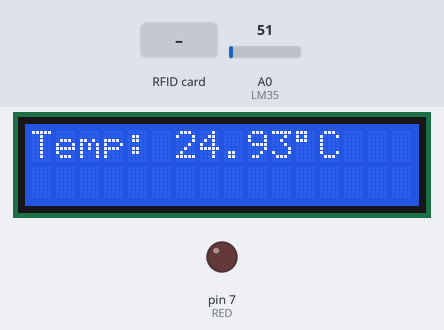
The sketch below on a simulated Arduino Uno, built with avr-gcc and run on an emulated ATmega328P. On the bench: 16×2 character LCD, output pins drawn as LEDs (lit = HIGH). Dashed ring = blinking. Inputs (shaded band) come from the test bench; at power-on: A0 (LM35) = 51. Pins used as bus, display or sensor lines are not drawn; what the sketch prints to the serial monitor is not drawn.

Above: at 1.3 s.
1.4 s: RFID card 5E 7A 19 C4 held to the reader
At 6.25 s:
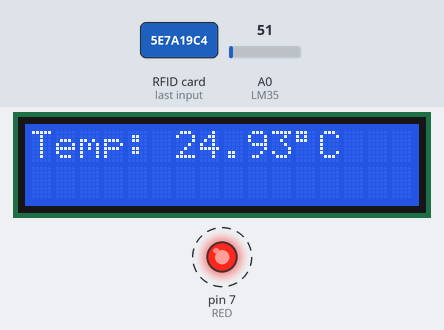
8.8 s: A0 (LM35) set to 61
At 12.4 s:
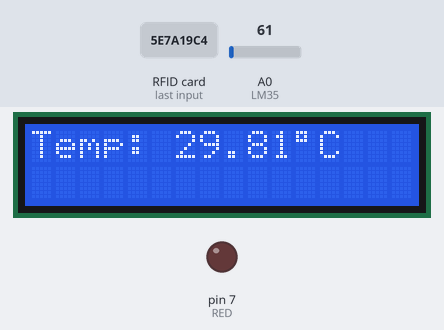
12.7 s: A0 (LM35) set to 71
At 15.1 s:
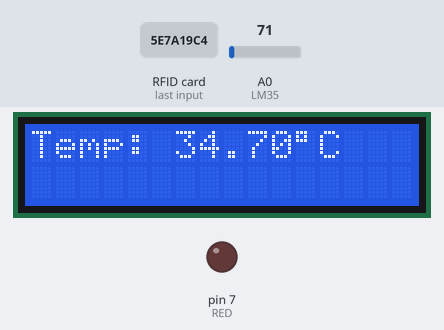
16.6 s: RFID card 05 8F 6E 1A 0D F2 00 held to the reader
At 21.7 s:
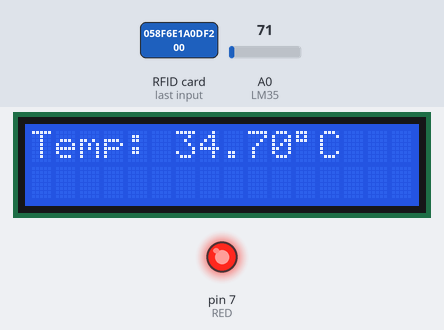
24.4 s: A0 (LM35) set to 76
At 27.3 s:
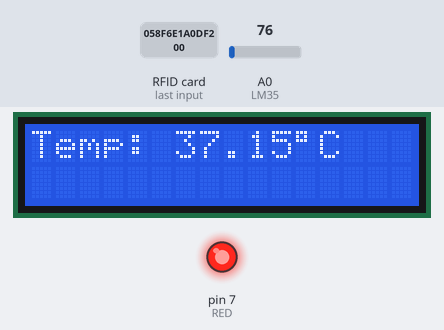
Timing chart, 0 to 28.8 s (numbered marks = the images above; inputs shaded):
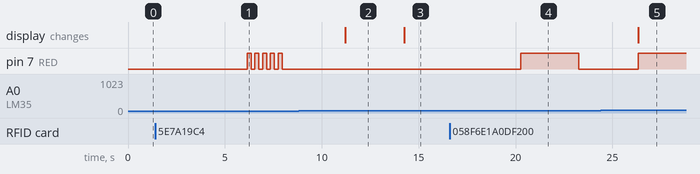

The sketch:

SUHU_LCD.ino
```cpp
#include <SPI.h>
#include <MFRC522.h>
#include <LiquidCrystal_I2C.h>
LiquidCrystal_I2C lcd(0x27, 16, 2);  // Ganti 0x3F ke 0x27 kalau LCD tidak muncul

#define SS_PIN 10
#define RST_PIN 9
#define LM35 A0          // Pin untuk sensor suhu LM35
#define RED 7            // LED merah
#define GREEN 6          // LED hijau (Anda bisa menambahkan ini ke hardware)
int powerPin = 3;        // Pin power
int sda = A4;
int scl = A5;            // untuk pengganti VCC/5vOLT

float lm_value;          // Variabel untuk membaca nilai dari LM35
float tempc;             // Variabel untuk menyimpan suhu dalam derajat Celsius

MFRC522 mfrc522(SS_PIN, RST_PIN);   // Membuat instance untuk MFRC522

void setup() {
  pinMode(RED, OUTPUT);   // Set LED merah sebagai output
  pinMode(powerPin, OUTPUT);
  digitalWrite(powerPin, LOW);

  lcd.init();
  lcd.backlight();
  Serial.begin(9600);     // Memulai komunikasi serial
  SPI.begin();            // Memulai SPI bus
  mfrc522.PCD_Init();     // Memulai MFRC522

  Serial.println("Approximate your card to the reader...");
  Serial.println();

}

void loop() {
  readTemperature();      // Memanggil fungsi untuk membaca suhu dari LM35

  // Look for new cards
  if (!mfrc522.PICC_IsNewCardPresent()) {
    return;
  }

  // Select one of the cards
  if (!mfrc522.PICC_ReadCardSerial()) {
    return;
  }
   readTemperature();      // Memanggil fungsi untuk membaca suhu dari LM35

  // Show UID on serial monitor
  Serial.print("UID tag :");
  String content = "";
  byte letter;
  for (byte i = 0; i < mfrc522.uid.size; i++) {
    Serial.print(mfrc522.uid.uidByte[i] < 0x10 ? " 0" : " ");
    Serial.print(mfrc522.uid.uidByte[i], HEX);
    content.concat(String(mfrc522.uid.uidByte[i] < 0x10 ? " 0" : " "));
    content.concat(String(mfrc522.uid.uidByte[i], HEX));
  }
  Serial.println();
  Serial.print("Message : ");
  content.toUpperCase();

  if (content.substring(1) == "05 8F 6E 1A 0D F2 00") {  // UID kartu yang diizinkan
    Serial.println("Allow");
    digitalWrite(7, HIGH);
    delay(3000);
    digitalWrite(7, LOW);
  } else {
    Serial.println("Deny");
    blinkLED(7);           // Memanggil fungsi untuk memberi sinyal deny
  }
}

// Fungsi untuk membaca suhu dari LM35 dan mengatur kondisi LED
void readTemperature() {
  lm_value = analogRead(LM35);     // Membaca nilai analog dari LM35
  tempc = (lm_value * 500.0) / 1023.0;  // Menghitung suhu dalam Celsius

  Serial.print("Temperature: ");
  Serial.println(tempc);           // Menampilkan suhu di serial monitor

  // Menampilkan suhu pada LCD
  lcd.clear();
  lcd.setCursor(0, 0);
  lcd.print("Temp: ");
  lcd.print(tempc);
  lcd.print((char)223);            // Menampilkan simbol derajat (°)
  lcd.print("C");

  // Kondisi berdasarkan suhu
  if (tempc > 35) {
    digitalWrite(RED, HIGH);      // Nyalakan LED merah jika suhu > 35°C
    digitalWrite(GREEN, LOW);     // Matikan LED hijau
  } else {
    digitalWrite(GREEN, HIGH);    // Nyalakan LED hijau jika suhu <= 35°C
    digitalWrite(RED, LOW);       // Matikan LED merah
  }

  delay(3000);                     // Delay untuk pembacaan selanjutnya
}

// Fungsi untuk memberi sinyal deny dengan berkedip
void blinkLED(int pin) {
  for (int i = 0; i < 5; i++) {
    digitalWrite(pin, HIGH);
    delay(200);
    digitalWrite(pin, LOW);
    delay(200);
  }
}
```

Measured:
- after the input at 1.4 s, pin 7 (RED): alternates HIGH for 0.20 s and LOW for 0.20 s, 10 changes in all, then stays LOW, starting after 4.8 s
- after the input at 8.8 s, the display: changes after 2.4 s (image 2)
- after the input at 12.7 s, the display: changes after 1.6 s (image 3)
- after the input at 16.6 s, pin 7 (RED): LOW → HIGH after 3.7 s, → LOW 3.0 s later
- after the input at 24.4 s, pin 7 (RED): LOW → HIGH after 1.9 s; the display: changes after 1.9 s (image 5)
